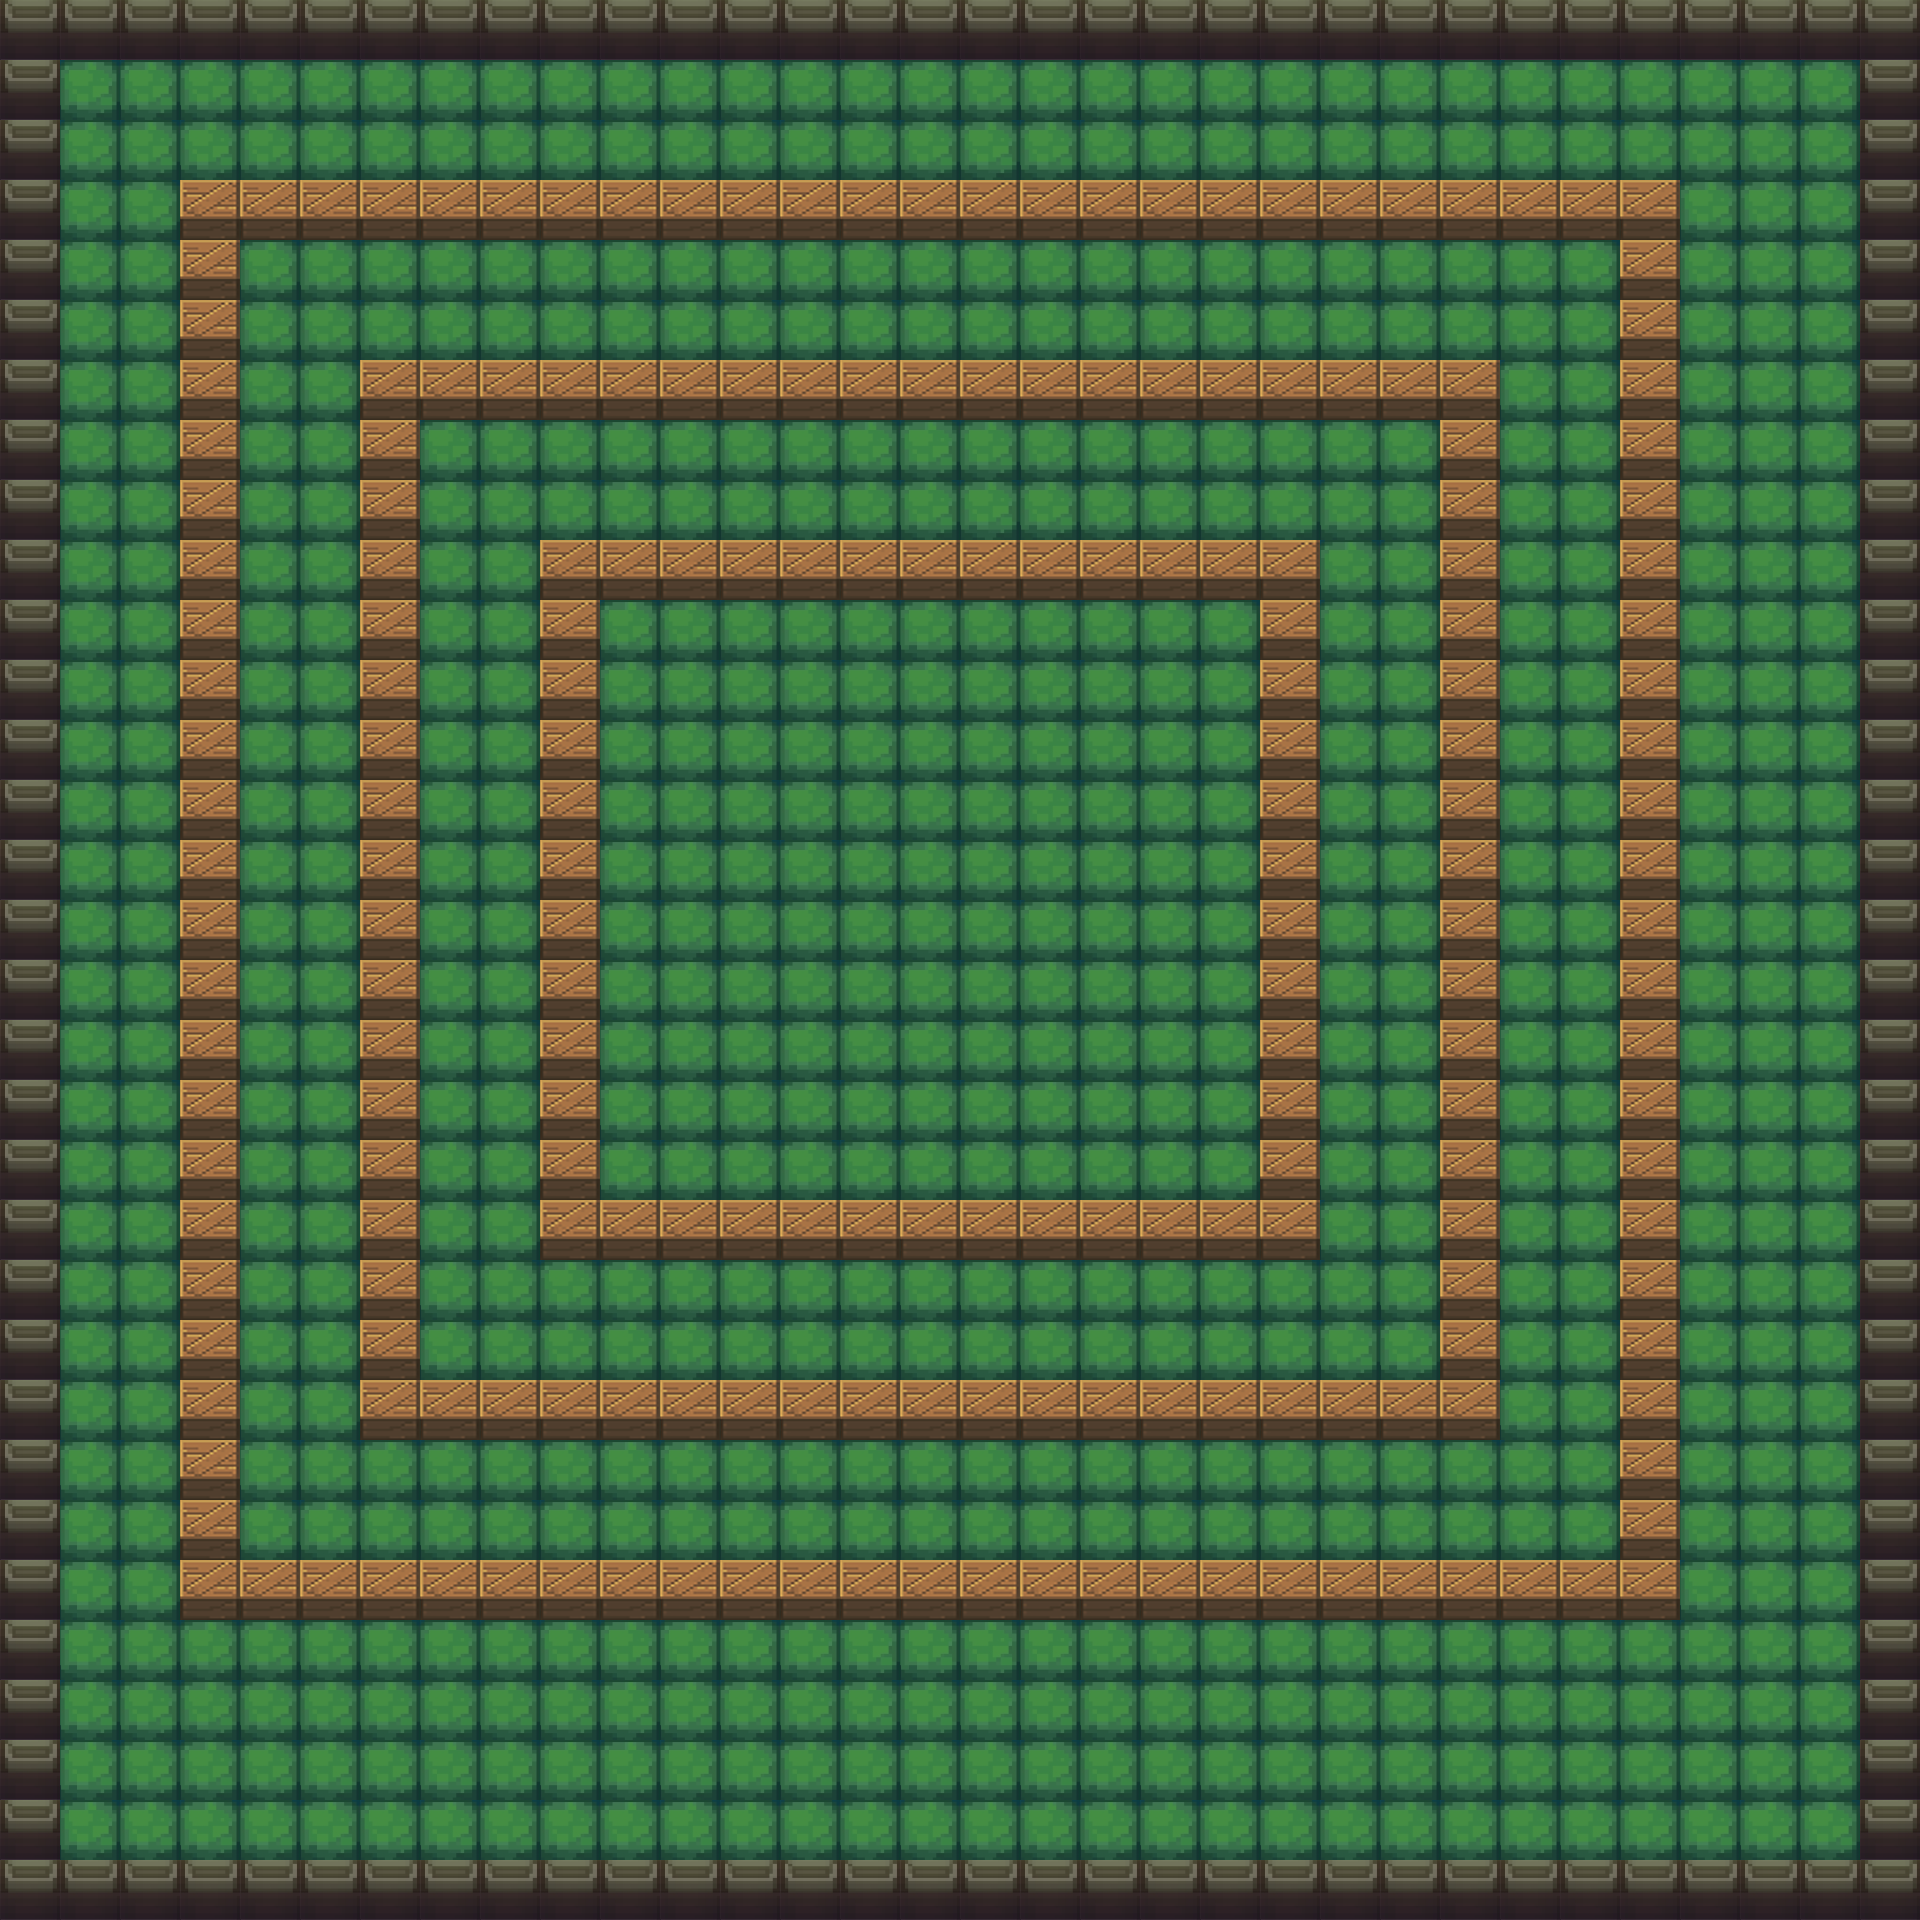

A 2D game scene composited from a Tiled map and its tileset images. What follows is a short description and the map's XML, with each tile layer's data collapsed to a summary:
An orthogonal 32x32 tile map with 60x60 px tiles, 5 tile layers (boxes, collision, Base, Wall, ...), 5 tilesets and 4 objects (monster1, monster2, playerBornPoint).

<map version="1.2" tiledversion="1.3.4" orientation="orthogonal" renderorder="right-down" width="32" height="32" tilewidth="60" tileheight="60" infinite="0" nextlayerid="9" nextobjectid="7">
 <tileset firstgid="1" name="暗色石头墙" tilewidth="60" tileheight="60" tilecount="1" columns="1">
  <image source="暗色石头墙.png" width="60" height="60" />
 </tileset>
 <tileset firstgid="2" name="草皮" tilewidth="60" tileheight="60" tilecount="1" columns="1">
  <image source="草皮.png" width="60" height="60" />
 </tileset>
 <tileset firstgid="3" name="棺材" tilewidth="60" tileheight="60" tilecount="64" columns="8">
  <image source="RPG Marker VX Ace自带-地牢 C(C)_爱给网_aigei_com (1).png" width="512" height="512" />
 </tileset>
 <tileset firstgid="67" name="墙与箱子(60版本)" tilewidth="60" tileheight="60" tilecount="2" columns="2">
  <image source="墙与箱子(60版本).png" width="120" height="60" />
 </tileset>
 <tileset firstgid="69" name="标记色块" tilewidth="60" tileheight="60" tilecount="4" columns="4">
  <image source="标记色块.png" width="240" height="60" />
 </tileset>
 <layer id="4" name="boxes" width="32" height="32" locked="1">
  <properties>
   <property name="true" type="bool" value="true" />
  </properties>
  <data>[1024 cells, 210 non-empty, 1 distinct tile ids]</data>
 </layer>
 <layer id="3" name="collision" width="32" height="32" locked="1">
  <properties>
   <property name="isIt" type="int" value="1" />
  </properties>
  <data>[1024 cells, 334 non-empty, 1 distinct tile ids]</data>
 </layer>
 <layer id="2" name="Base" width="32" height="32">
  <data>[1024 cells, 1024 non-empty, 1 distinct tile ids]</data>
 </layer>
 <layer id="8" name="Wall" width="32" height="32">
  <data>[1024 cells, 124 non-empty, 1 distinct tile ids]</data>
 </layer>
 <layer id="7" name="Barrier" width="32" height="32" locked="1">
  <data>[1024 cells, 210 non-empty, 1 distinct tile ids]</data>
 </layer>
 <objectgroup id="6" name="monster" locked="1">
  <object id="4" name="monster1" x="460" y="455" width="75" height="252.5" />
  <object id="5" name="monster2" x="845" y="780" width="232.5" height="257.5" />
  <object id="6" x="1175" y="1745" />
 </objectgroup>
 <objectgroup id="5" name="player" locked="1">
  <object id="1" name="playerBornPoint" x="144" y="1682" width="154" height="116" />
 </objectgroup>
</map>
